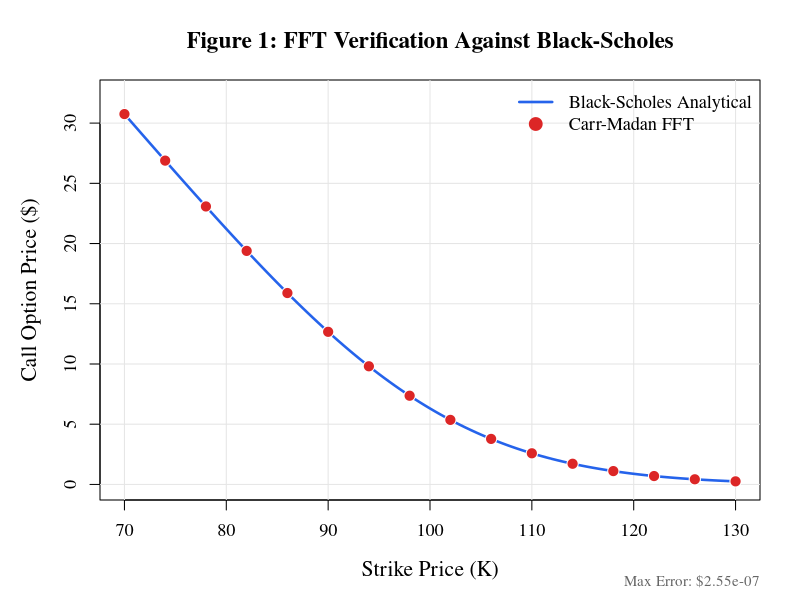
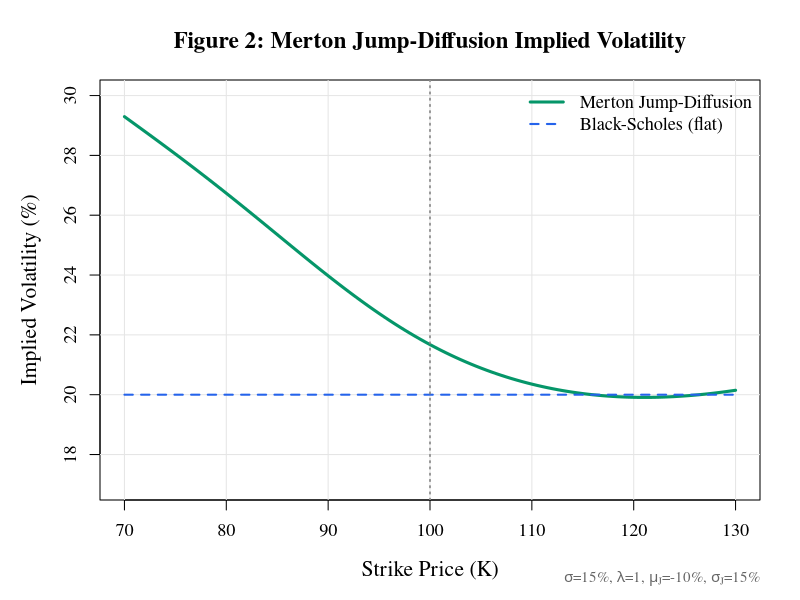
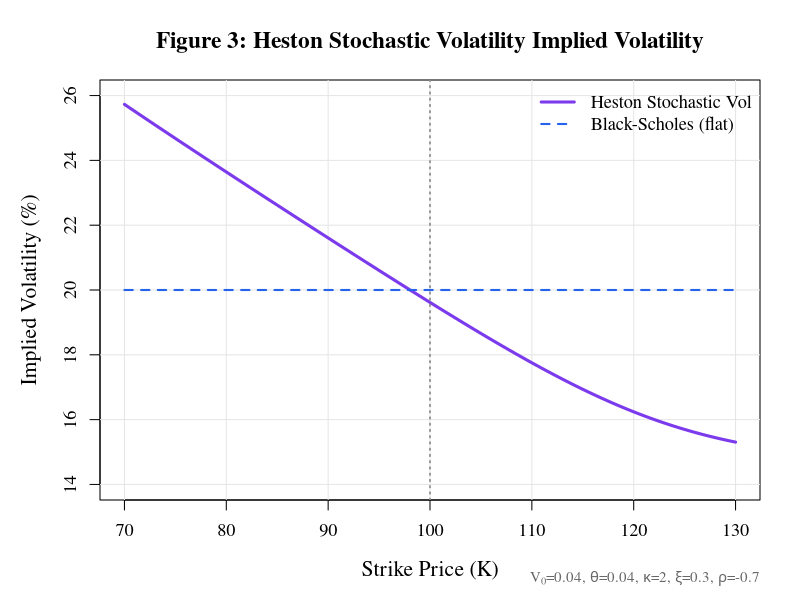
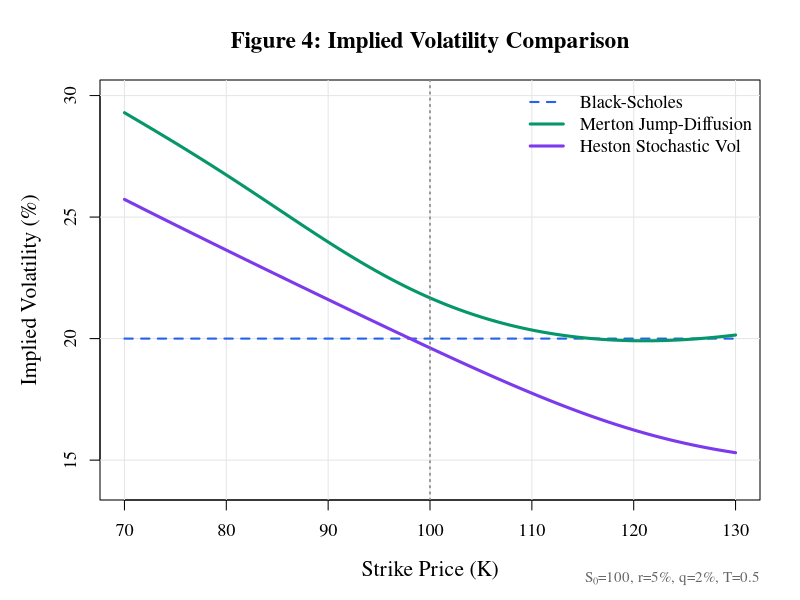
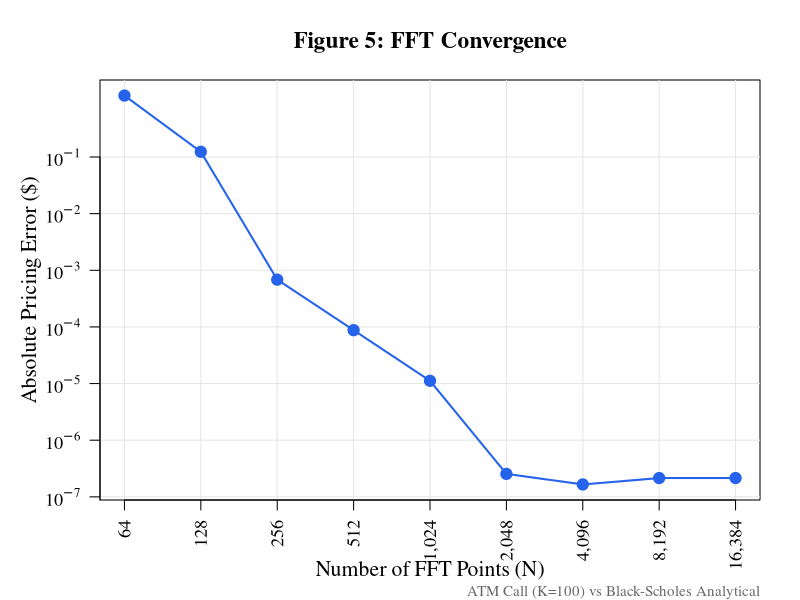
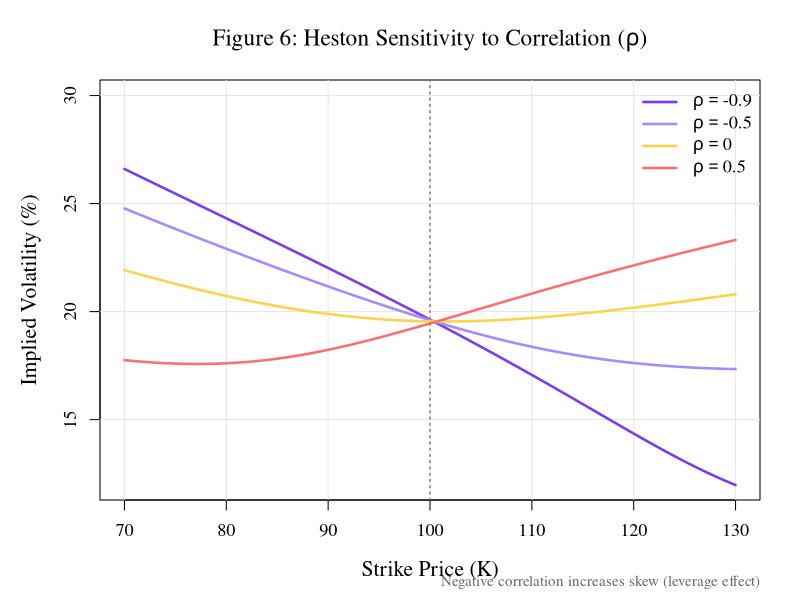
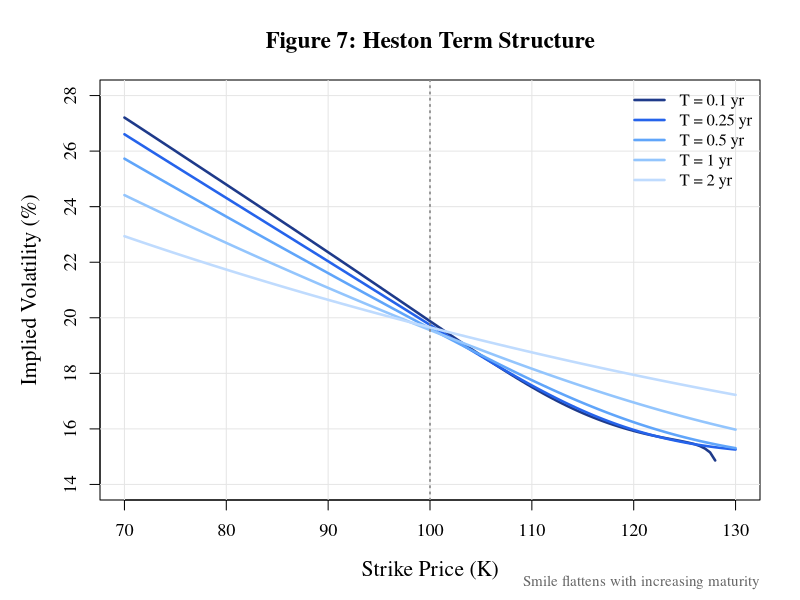

Reproduce these figures in R, in order.
# ==============================================================================
# FOURIER METHODS FOR OPTION PRICING..
# Carr-Madan (1999) FFT Implementation
# ==============================================================================
# Documentation - "whatever imma call this".pdf for the math
# ==============================================================================
rm(list = ls())

# ==============================================================================
# CARR-MADAN FFT ENGINE
# ==============================================================================

carr_madan_fft <- function(S0, r, q, T, char_func, 
                           N = 4096, eta = 0.25, alpha = 1.5) {

  lambda <- (2 * pi) / (N * eta)
  b <- (N * lambda) / 2
  v <- eta * (0:(N-1))
  k <- -b + lambda * (0:(N-1))
  
  v_complex <- v - (alpha + 1) * 1i
  phi_v <- sapply(v_complex, char_func)
  
  denom <- alpha^2 + alpha - v^2 + 1i * (2 * alpha + 1) * v
  psi <- exp(-r * T) * phi_v / denom
  
  simpson <- (3 + (-1)^(1:N) - c(1, rep(0, N-1))) / 3
  fft_input <- exp(1i * v * b) * psi * eta * simpson
  fft_output <- fft(fft_input)
  
  call_prices <- exp(-alpha * k) / pi * Re(fft_output)
  strikes <- exp(k)
  
  result <- data.frame(strike = strikes, log_strike = k, call_price = call_prices)
  result <- result[result$strike > 0.2 * S0 & result$strike < 2.5 * S0, ]
  result <- result[result$call_price > 0, ]
  
  return(result)
}

price_call <- function(K, S0, r, q, T, char_func, ...) {
  prices <- carr_madan_fft(S0, r, q, T, char_func, ...)
  spline(prices$strike, prices$call_price, xout = K, method = "natural")$y
}


# ==============================================================================
# CHARACTERISTIC FUNCTIONS
# ==============================================================================

## Black-Scholes
bs_char_func <- function(S0, r, q, T, sigma) {
  mu <- log(S0) + (r - q - 0.5 * sigma^2) * T
  var <- sigma^2 * T
  function(u) exp(1i * u * mu - 0.5 * var * u^2)
}

## Merton Jump-Diffusion
merton_char_func <- function(S0, r, q, T, sigma, lambda, mu_j, sigma_j) {
  kappa <- exp(mu_j + 0.5 * sigma_j^2) - 1
  mu <- log(S0) + (r - q - 0.5 * sigma^2 - lambda * kappa) * T
  function(u) {
    diffusion <- exp(1i * u * mu - 0.5 * sigma^2 * T * u^2)
    jump_char <- exp(1i * u * mu_j - 0.5 * sigma_j^2 * u^2)
    diffusion * exp(lambda * T * (jump_char - 1))
  }
}

## Heston Stochastic Volatility
heston_char_func <- function(S0, r, q, T, V0, theta, kappa, xi, rho) {
  x0 <- log(S0)
  function(u) {
    a <- kappa * theta
    b <- kappa - rho * xi * 1i * u
    d <- sqrt(b^2 + xi^2 * (1i * u + u^2))
    g <- (b - d) / (b + d)
    exp_dT <- exp(-d * T)
    C <- (r - q) * 1i * u * T + (a / xi^2) * ((b - d) * T - 2 * log((1 - g * exp_dT) / (1 - g)))
    D <- ((b - d) / xi^2) * (1 - exp_dT) / (1 - g * exp_dT)
    exp(C + D * V0 + 1i * u * x0)
  }
}


# ==============================================================================
# BLACK-SCHOLES CLOSED-FORM & IV
# ==============================================================================

bs_call <- function(S0, K, r, q, T, sigma) {
  d1 <- (log(S0 / K) + (r - q + 0.5 * sigma^2) * T) / (sigma * sqrt(T))
  d2 <- d1 - sigma * sqrt(T)
  S0 * exp(-q * T) * pnorm(d1) - K * exp(-r * T) * pnorm(d2)
}

bs_implied_vol <- function(price, S0, K, r, q, T, tol = 1e-8, max_iter = 100) {
  if (price <= 0) return(NA)
  sigma <- 0.3
  for (i in 1:max_iter) {
    model_price <- bs_call(S0, K, r, q, T, sigma)
    d1 <- (log(S0 / K) + (r - q + 0.5 * sigma^2) * T) / (sigma * sqrt(T))
    vega <- S0 * exp(-q * T) * dnorm(d1) * sqrt(T)
    diff <- model_price - price
    if (abs(diff) < tol) return(sigma)
    sigma <- if (abs(vega) < 1e-10) sigma * ifelse(diff > 0, 0.8, 1.2) else sigma - diff / vega
    sigma <- max(min(sigma, 5), 0.001)
  }
  return(sigma)
}

bs_iv_vec <- function(prices, S0, strikes, r, q, T) {
  sapply(seq_along(prices), function(i) {
    tryCatch(bs_implied_vol(prices[i], S0, strikes[i], r, q, T), error = function(e) NA)
  })
}


# ==============================================================================
# MODEL PARAMETERS
# ==============================================================================

## Market
S0 <- 100
r  <- 0.05
q  <- 0.02
T  <- 0.5

## Black-Scholes
sigma_bs <- 0.20

## Merton
sigma_m <- 0.15
lambda  <- 1.0
mu_j    <- -0.10
sigma_j <- 0.15

## Heston
V0    <- 0.04
theta <- 0.04
kappa <- 2.0
xi    <- 0.3
rho   <- -0.7


# ==============================================================================
# COMPUTATION
# ==============================================================================

## Strike grids
strikes_dense <- seq(70, 130, by = 0.5)
strikes_table <- seq(70, 130, by = 5)
n_dense <- length(strikes_dense)

## Build characteristic functions
bs_cf     <- bs_char_func(S0, r, q, T, sigma_bs)
merton_cf <- merton_char_func(S0, r, q, T, sigma_m, lambda, mu_j, sigma_j)
heston_cf <- heston_char_func(S0, r, q, T, V0, theta, kappa, xi, rho)

## Compute prices (dense grid for plots)
bs_analytical <- sapply(strikes_dense, function(K) bs_call(S0, K, r, q, T, sigma_bs))
bs_fft        <- sapply(strikes_dense, function(K) price_call(K, S0, r, q, T, bs_cf))
merton_fft    <- sapply(strikes_dense, function(K) price_call(K, S0, r, q, T, merton_cf))
heston_fft    <- sapply(strikes_dense, function(K) price_call(K, S0, r, q, T, heston_cf))

## Compute implied volatilities
merton_iv <- bs_iv_vec(merton_fft, S0, strikes_dense, r, q, T)
heston_iv <- bs_iv_vec(heston_fft, S0, strikes_dense, r, q, T)

## Compute prices (table grid for output)
bs_analytical_tbl <- sapply(strikes_table, function(K) bs_call(S0, K, r, q, T, sigma_bs))
bs_fft_tbl        <- sapply(strikes_table, function(K) price_call(K, S0, r, q, T, bs_cf))
merton_fft_tbl    <- sapply(strikes_table, function(K) price_call(K, S0, r, q, T, merton_cf))
heston_fft_tbl    <- sapply(strikes_table, function(K) price_call(K, S0, r, q, T, heston_cf))

merton_iv_tbl <- bs_iv_vec(merton_fft_tbl, S0, strikes_table, r, q, T)
heston_iv_tbl <- bs_iv_vec(heston_fft_tbl, S0, strikes_table, r, q, T)


# ==============================================================================
# TABLE 1: FFT VERIFICATION
# ==============================================================================
# Black-Scholes: S0=100, r=5%, q=2%, T=0.5, sigma=20%

table_1 <- data.frame(
  Strike        = strikes_table,
  BS_Analytical = round(bs_analytical_tbl, 4),
  FFT_Price     = round(bs_fft_tbl, 4),
  Abs_Error     = formatC(abs(bs_fft_tbl - bs_analytical_tbl), format = "e", digits = 2)
)

table_1


# ==============================================================================
# TABLE 2: MERTON JUMP-DIFFUSION
# ==============================================================================
# Parameters: sigma=15%, lambda=1, mu_j=-10%, sigma_j=15%

table_2 <- data.frame(
  Strike      = strikes_table,
  Call_Price  = round(merton_fft_tbl, 4),
  Implied_Vol = paste0(round(merton_iv_tbl * 100, 2), "%")
)

table_2


# ==============================================================================
# TABLE 3: HESTON STOCHASTIC VOLATILITY
# ==============================================================================
# Parameters: V0=0.04, theta=0.04, kappa=2, xi=0.3, rho=-0.7
# Feller condition: 2*kappa*theta > xi^2 --> 0.16 > 0.09 (satisfied)

table_3 <- data.frame(
  Strike      = strikes_table,
  Call_Price  = round(heston_fft_tbl, 4),
  Implied_Vol = paste0(round(heston_iv_tbl * 100, 2), "%")
)

table_3


# ==============================================================================
# PLOT SETTINGS
# ==============================================================================

col_bs     <- "#2563EB"
col_merton <- "#059669"
col_heston <- "#7C3AED"
col_fft    <- "#DC2626"

setup_plot <- function() {
  par(mar = c(5, 5, 4, 2), family = "serif", cex.lab = 1.3, cex.axis = 1.1, cex.main = 1.4)
}


# ==============================================================================
# FIGURE 1: FFT VERIFICATION
# ==============================================================================

setup_plot()

plot(strikes_dense, bs_analytical, type = "n",
     xlab = "Strike Price (K)", ylab = "Call Option Price ($)",
     main = "Figure 1: FFT Verification Against Black-Scholes",
     xlim = c(70, 130), ylim = c(0, max(bs_analytical) * 1.05))

grid(col = "gray90", lty = 1)

lines(strikes_dense, bs_analytical, lwd = 2.5, col = col_bs)
points(strikes_dense[seq(1, n_dense, by = 8)], bs_fft[seq(1, n_dense, by = 8)], 
       pch = 21, bg = col_fft, col = "white", cex = 1.5)

legend("topright", 
       legend = c("Black-Scholes Analytical", "Carr-Madan FFT"),
       col = c(col_bs, col_fft), lty = c(1, NA), pch = c(NA, 21),
       pt.bg = c(NA, col_fft), lwd = 2.5, pt.cex = 1.5, bty = "n", cex = 1.1)

mtext(paste0("Max Error: $", formatC(max(abs(bs_fft - bs_analytical)), format = "e", digits = 2)), 
      side = 1, line = 3.5, adj = 1, cex = 0.9, col = "gray40")


# ==============================================================================
# FIGURE 2: MERTON IMPLIED VOLATILITY
# ==============================================================================

setup_plot()

plot(strikes_dense, merton_iv * 100, type = "n",
     xlab = "Strike Price (K)", ylab = "Implied Volatility (%)",
     main = "Figure 2: Merton Jump-Diffusion Implied Volatility",
     xlim = c(70, 130), ylim = c(17, 30))

grid(col = "gray90", lty = 1)

lines(strikes_dense, merton_iv * 100, lwd = 3, col = col_merton)
lines(strikes_dense, rep(sigma_bs * 100, n_dense), lwd = 2, col = col_bs, lty = 2)
abline(v = S0, lty = 3, col = "gray50", lwd = 1.5)

legend("topright",
       legend = c("Merton Jump-Diffusion", "Black-Scholes (flat)"),
       col = c(col_merton, col_bs), lty = c(1, 2), lwd = c(3, 2), bty = "n", cex = 1.1)

mtext(expression(paste(sigma, "=15%, ", lambda, "=1, ", mu[J], "=-10%, ", sigma[J], "=15%")),
      side = 1, line = 3.5, adj = 1, cex = 0.9, col = "gray40")


# ==============================================================================
# FIGURE 3: HESTON IMPLIED VOLATILITY
# ==============================================================================

setup_plot()

plot(strikes_dense, heston_iv * 100, type = "n",
     xlab = "Strike Price (K)", ylab = "Implied Volatility (%)",
     main = "Figure 3: Heston Stochastic Volatility Implied Volatility",
     xlim = c(70, 130), ylim = c(14, 26))

grid(col = "gray90", lty = 1)

lines(strikes_dense, heston_iv * 100, lwd = 3, col = col_heston)
lines(strikes_dense, rep(sigma_bs * 100, n_dense), lwd = 2, col = col_bs, lty = 2)
abline(v = S0, lty = 3, col = "gray50", lwd = 1.5)

legend("topright",
       legend = c("Heston Stochastic Vol", "Black-Scholes (flat)"),
       col = c(col_heston, col_bs), lty = c(1, 2), lwd = c(3, 2), bty = "n", cex = 1.1)

mtext(expression(paste(V[0], "=0.04, ", theta, "=0.04, ", kappa, "=2, ", xi, "=0.3, ", rho, "=-0.7")),
      side = 1, line = 3.5, adj = 1, cex = 0.9, col = "gray40")


# ==============================================================================
# FIGURE 4: MODEL COMPARISON
# ==============================================================================

setup_plot()

plot(strikes_dense, merton_iv * 100, type = "n",
     xlab = "Strike Price (K)", ylab = "Implied Volatility (%)",
     main = "Figure 4: Implied Volatility Comparison",
     xlim = c(70, 130), ylim = c(14, 30))

grid(col = "gray90", lty = 1)

lines(strikes_dense, rep(sigma_bs * 100, n_dense), lwd = 2, col = col_bs, lty = 2)
lines(strikes_dense, merton_iv * 100, lwd = 3, col = col_merton)
lines(strikes_dense, heston_iv * 100, lwd = 3, col = col_heston)
abline(v = S0, lty = 3, col = "gray50", lwd = 1.5)

legend("topright",
       legend = c("Black-Scholes", "Merton Jump-Diffusion", "Heston Stochastic Vol"),
       col = c(col_bs, col_merton, col_heston), lty = c(2, 1, 1), lwd = c(2, 3, 3), 
       bty = "n", cex = 1.1)

mtext(expression(paste(S[0], "=100, r=5%, q=2%, T=0.5")), 
      side = 1, line = 3.5, adj = 1, cex = 0.9, col = "gray40")


# ==============================================================================
# FIGURE 5: FFT CONVERGENCE
# ==============================================================================

N_values <- 2^(6:14)
K_test   <- 100
bs_exact <- bs_call(S0, K_test, r, q, T, sigma_bs)

convergence <- sapply(N_values, function(N) {
  fft_result <- carr_madan_fft(S0, r, q, T, bs_cf, N = N)
  fft_price <- spline(fft_result$strike, fft_result$call_price, xout = K_test, method = "natural")$y
  abs(fft_price - bs_exact)
})

setup_plot()

plot(N_values, convergence, type = "n", log = "xy",
     xlab = "Number of FFT Points (N)", ylab = "Absolute Pricing Error ($)",
     main = "Figure 5: FFT Convergence",
     xaxt = "n", yaxt = "n")

abline(h = 10^(-8:-1), col = "gray90", lty = 1)
abline(v = N_values, col = "gray90", lty = 1)

lines(N_values, convergence, lwd = 2, col = col_bs)
points(N_values, convergence, pch = 19, cex = 1.5, col = col_bs)

axis(1, at = N_values, labels = format(N_values, big.mark = ",", scientific = FALSE), las = 2)
axis(2, at = 10^(-8:-1), labels = parse(text = paste0("10^", -8:-1)), las = 1)

mtext("ATM Call (K=100) vs Black-Scholes Analytical", 
      side = 1, line = 4, adj = 1, cex = 0.9, col = "gray40")


# ==============================================================================
# FIGURE 6: HESTON CORRELATION SENSITIVITY
# ==============================================================================

rho_values <- c(-0.9, -0.5, 0, 0.5)
colors_rho <- c("#7C3AED", "#A78BFA", "#FCD34D", "#F87171")

setup_plot()

plot(NULL, xlim = c(70, 130), ylim = c(12, 30),
     xlab = "Strike Price (K)", ylab = "Implied Volatility (%)",
     main = expression(paste("Figure 6: Heston Sensitivity to Correlation (", rho, ")")))

grid(col = "gray90", lty = 1)

for (i in seq_along(rho_values)) {
  cf_i <- heston_char_func(S0, r, q, T, V0, theta, kappa, xi, rho_values[i])
  prices_i <- sapply(strikes_dense, function(K) price_call(K, S0, r, q, T, cf_i))
  iv_i <- bs_iv_vec(prices_i, S0, strikes_dense, r, q, T)
  lines(strikes_dense, iv_i * 100, lwd = 2.5, col = colors_rho[i])
}

abline(v = S0, lty = 3, col = "gray50", lwd = 1.5)

legend("topright",
       legend = sapply(rho_values, function(x) as.expression(bquote(rho == .(x)))),
       col = colors_rho, lty = 1, lwd = 2.5, bty = "n", cex = 1.1)

mtext("Negative correlation increases skew (leverage effect)", 
      side = 1, line = 3.5, adj = 1, cex = 0.9, col = "gray40")


# ==============================================================================
# FIGURE 7: HESTON TERM STRUCTURE
# ==============================================================================

T_values <- c(0.1, 0.25, 0.5, 1.0, 2.0)
colors_T <- c("#1E3A8A", "#2563EB", "#60A5FA", "#93C5FD", "#BFDBFE")

setup_plot()

plot(NULL, xlim = c(70, 130), ylim = c(14, 28),
     xlab = "Strike Price (K)", ylab = "Implied Volatility (%)",
     main = "Figure 7: Heston Term Structure")

grid(col = "gray90", lty = 1)

for (i in seq_along(T_values)) {
  cf_i <- heston_char_func(S0, r, q, T_values[i], V0, theta, kappa, xi, rho)
  prices_i <- sapply(strikes_dense, function(K) price_call(K, S0, r, q, T_values[i], cf_i))
  iv_i <- bs_iv_vec(prices_i, S0, strikes_dense, r, q, T_values[i])
  lines(strikes_dense, iv_i * 100, lwd = 2.5, col = colors_T[i])
}

abline(v = S0, lty = 3, col = "gray50", lwd = 1.5)

legend("topright",
       legend = paste("T =", T_values, "yr"),
       col = colors_T, lty = 1, lwd = 2.5, bty = "n", cex = 1.0)

mtext("Smile flattens with increasing maturity", 
      side = 1, line = 3.5, adj = 1, cex = 0.9, col = "gray40")


# ==============================================================================
# THE END !!! – woohoo FFT for options so cool yaaaay 😊...
# ==============================================================================

